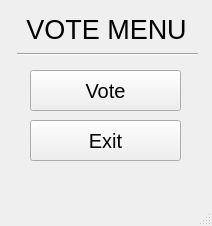
<?xml version="1.0" encoding="UTF-8"?>
<ui version="4.0">
 <class>MainWindow1_VoteMenu</class>
 <widget class="QMainWindow" name="MainWindow1_VoteMenu">
  <property name="geometry">
   <rect>
    <x>0</x>
    <y>0</y>
    <width>212</width>
    <height>226</height>
   </rect>
  </property>
  <property name="minimumSize">
   <size>
    <width>212</width>
    <height>226</height>
   </size>
  </property>
  <property name="maximumSize">
   <size>
    <width>212</width>
    <height>226</height>
   </size>
  </property>
  <property name="cursor">
   <cursorShape>ArrowCursor</cursorShape>
  </property>
  <property name="windowTitle">
   <string>VotingMenu</string>
  </property>
  <widget class="QWidget" name="centralwidget">
   <widget class="QPushButton" name="VoteButton">
    <property name="geometry">
     <rect>
      <x>30</x>
      <y>70</y>
      <width>151</width>
      <height>41</height>
     </rect>
    </property>
    <property name="font">
     <font>
      <pointsize>15</pointsize>
     </font>
    </property>
    <property name="cursor">
     <cursorShape>PointingHandCursor</cursorShape>
    </property>
    <property name="text">
     <string>Vote</string>
    </property>
   </widget>
   <widget class="QPushButton" name="ExitButton">
    <property name="geometry">
     <rect>
      <x>30</x>
      <y>120</y>
      <width>151</width>
      <height>41</height>
     </rect>
    </property>
    <property name="font">
     <font>
      <pointsize>15</pointsize>
     </font>
    </property>
    <property name="cursor">
     <cursorShape>PointingHandCursor</cursorShape>
    </property>
    <property name="text">
     <string>Exit</string>
    </property>
   </widget>
   <widget class="QLabel" name="VoteMenuLabel">
    <property name="geometry">
     <rect>
      <x>16</x>
      <y>9</y>
      <width>181</width>
      <height>41</height>
     </rect>
    </property>
    <property name="font">
     <font>
      <pointsize>20</pointsize>
     </font>
    </property>
    <property name="text">
     <string>VOTE MENU</string>
    </property>
    <property name="alignment">
     <set>Qt::AlignCenter</set>
    </property>
   </widget>
   <widget class="Line" name="HorizontalLine">
    <property name="geometry">
     <rect>
      <x>17</x>
      <y>39</y>
      <width>181</width>
      <height>31</height>
     </rect>
    </property>
    <property name="orientation">
     <enum>Qt::Horizontal</enum>
    </property>
   </widget>
  </widget>
  <widget class="QMenuBar" name="menubar">
   <property name="geometry">
    <rect>
     <x>0</x>
     <y>0</y>
     <width>212</width>
     <height>21</height>
    </rect>
   </property>
  </widget>
  <widget class="QStatusBar" name="statusbar"/>
 </widget>
 <resources/>
 <connections/>
</ui>
